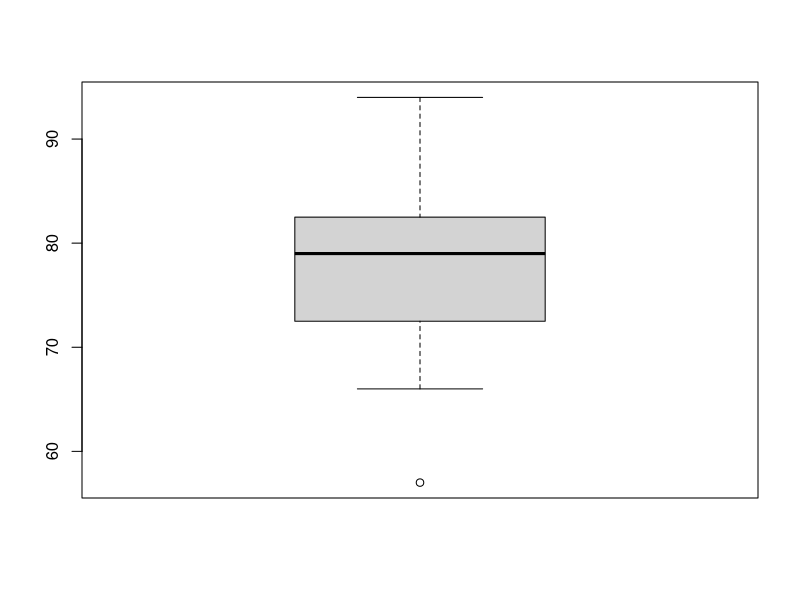

Here is the R script that generated this plot:
## ---- chunk 1

scores <- c(57, 66, 69, 71, 72, 73, 74, 77, 78, 79, 79, 81, 81, 82, 83, 83, 88, 89, 94)

## ---- chunk 2

boxplot(scores)

